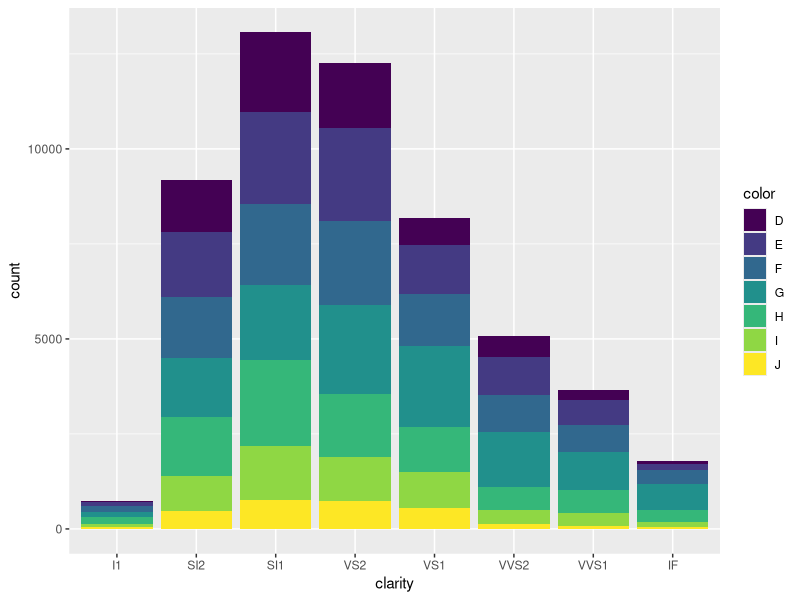
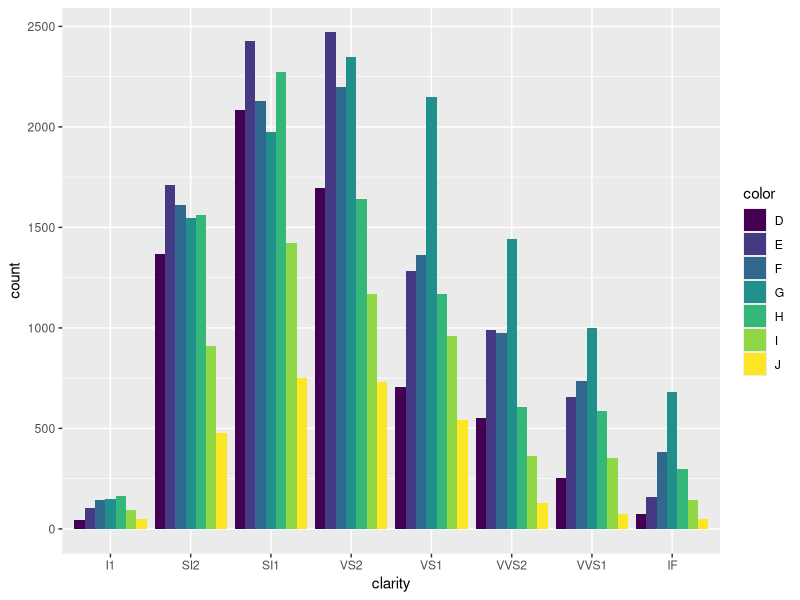
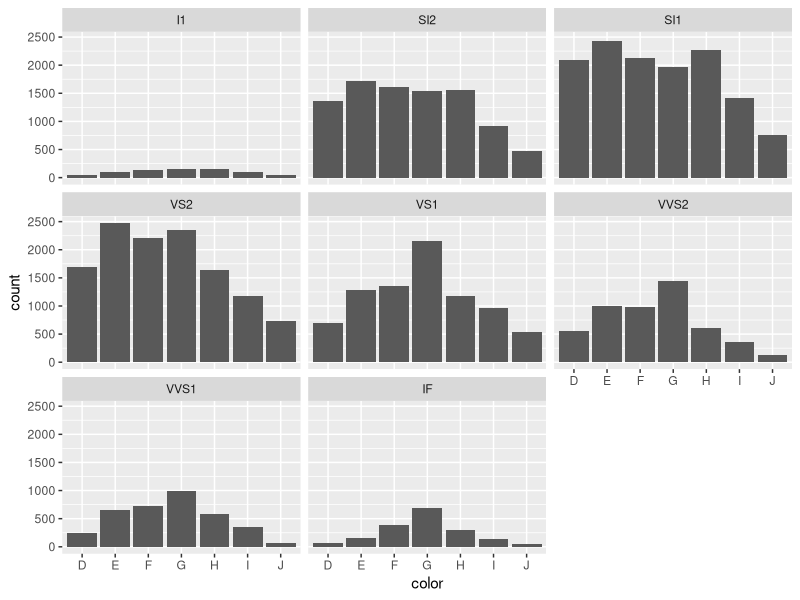
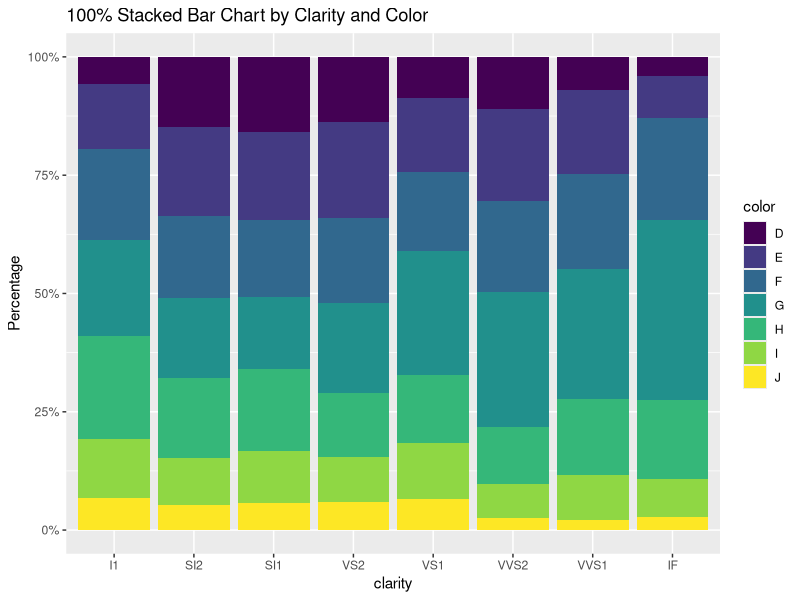
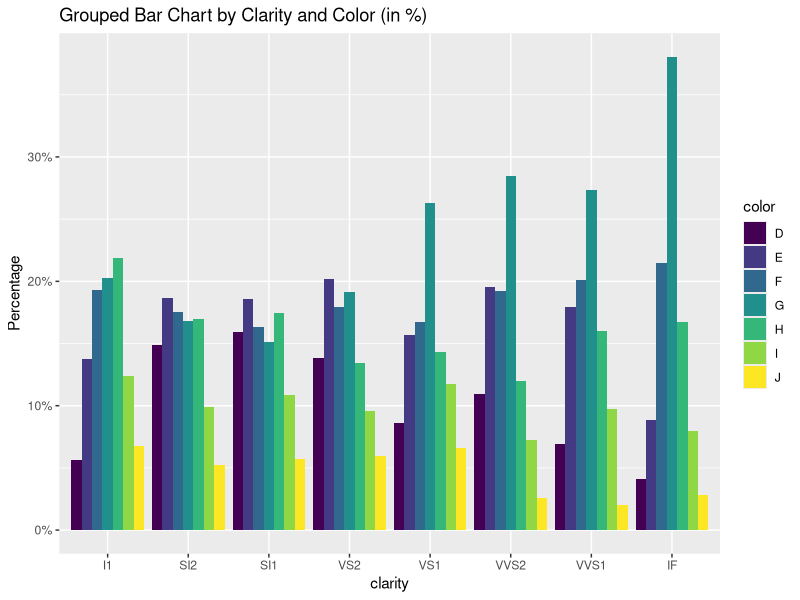
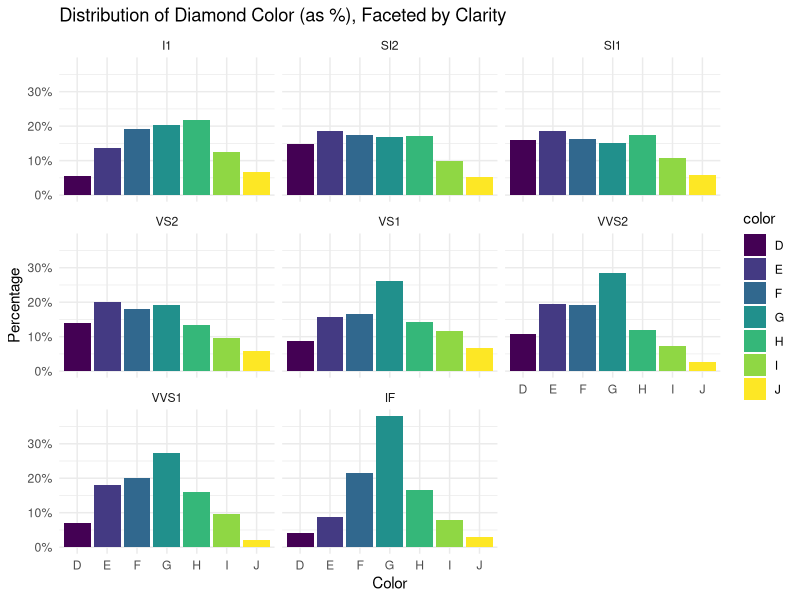

Source code (R) for these figures, in order:
## ---- chunk 1
library(ggplot2)
data("diamonds")
ggplot(diamonds, aes(x=clarity, fill=color)) + geom_bar()
ggplot(diamonds, aes(x=clarity, fill=color)) + geom_bar(position = "dodge")
ggplot(diamonds, aes(x=color)) + geom_bar() + facet_wrap(~clarity)
## ---- chunk 2
ggplot(diamonds, aes(x = clarity, fill = color)) + 
  geom_bar(position = "fill") + 
  scale_y_continuous(labels = scales::percent) +
  labs(y = "Percentage", title = "100% Stacked Bar Chart by Clarity and Color")

## ---- chunk 3
#| echo: false
#| messages: false
#| warning: false
#| fig-width: 15
#| fig-height: 12
library(dplyr)

# Precompute percentages
df_percent <- diamonds %>%
  count(clarity, color) %>%
  group_by(clarity) %>%
  mutate(percent = n / sum(n))

# Plot
ggplot(df_percent, aes(x = clarity, y = percent, fill = color)) +
  geom_bar(stat = "identity", position = "dodge") +
  scale_y_continuous(labels = scales::percent) +
  labs(y = "Percentage", title = "Grouped Bar Chart by Clarity and Color (in %)")

## ---- chunk 4
#| echo: false


# Step 1: Calculate percentages within each clarity level
diamonds_percent <- diamonds %>%
  count(clarity, color) %>%
  group_by(clarity) %>%
  mutate(percent = n / sum(n))

# Step 2: Plot the percentage chart
ggplot(diamonds_percent, aes(x = color, y = percent, fill = color)) +
  geom_col() +
  facet_wrap(~clarity) +
  scale_y_continuous(labels = scales::percent) +
  labs(y = "Percentage", x = "Color",
       title = "Distribution of Diamond Color (as %), Faceted by Clarity") +
  theme_minimal()

